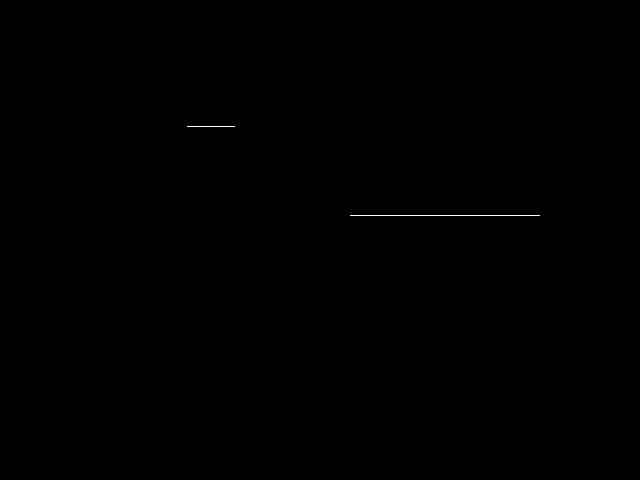
#> input picture system/mapa_aereo.png, 640 x 480 px
$ python rote.py
#> lines starting #> are read from the running program, lines starting #| are printed output that depends on the picture; after the words box and inside, x2 and y2 are one past the last pixel; in counts of white or black regions, pixels touching at a corner belong together
import cv2
import numpy as np
import matplotlib.pyplot as plt
from queue import PriorityQueue

img = cv2.imread('mapa_aereo.png', cv2.IMREAD_GRAYSCALE)
#> img: shape (480, 640); 0.08% white in thin lines or dots, all inside (x1, y1, x2, y2) = (187, 126, 540, 216)

# Dilatação dos obstáculos
kernel = np.ones((75, 75), np.uint8)
img_dilated = cv2.dilate(img, kernel, iterations=1)
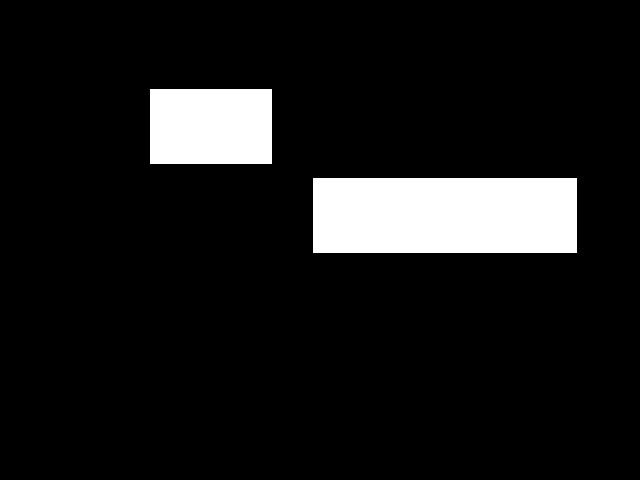
#> img_dilated: shape (480, 640); 9.4% white; 2 white regions, box (x1, y1, x2, y2) and area: (313, 178, 577, 253) 19800, (150, 89, 272, 164) 9150

# centro da base do eixo X
start_node = (img.shape[0] - 1, img.shape[1] // 2)
#> start_node = (479, 320)

# destino
goal_node = (50, 100)

# distância euclidiana


def heuristic(node, goal, img):
#> called with node = (479, 320), goal = (50, 100)
    penalty = 1.0
    distance = np.sqrt((node[0] - goal[0]) ** 2 + (node[1] - goal[1]) ** 2)
#> distance = 482.1

    # penalização baseado na intensidade do pixel
    penalty_term = penalty * img[node[0], node[1]] / 255.0
#> penalty_term = 0
    return distance + penalty_term

# verifica limites do mapa e não é um obstáculo


def is_valid(node, img):
    if (
        0 <= node[0] < img.shape[0] and
        0 <= node[1] < img.shape[1] and
        img[node[0], node[1]] == 0
    ):
        return True
    return False

# algoritmo A*


def astar(img, start, goal):
    open_set = PriorityQueue()
    open_set.put((0, start))
    came_from = {}
    g_score = {node: float('inf') for node in np.ndindex(img.shape)}
    g_score[start] = 0
    f_score = {node: float('inf') for node in np.ndindex(img.shape)}
    f_score[start] = heuristic(start, goal, img)

    while not open_set.empty():
        _, current = open_set.get()

        if current == goal:
            path = []
            while current in came_from:
                path.append(current)
                current = came_from[current]
            path.append(start)
            return path[::-1]

        for neighbor in [(current[0] - 1, current[1]), (current[0] + 1, current[1]),
                         (current[0], current[1] - 1), (current[0], current[1] + 1)]:
            if is_valid(neighbor, img):
                tentative_g_score = g_score[current] + 1
                if tentative_g_score < g_score[neighbor]:
                    came_from[neighbor] = current
                    g_score[neighbor] = tentative_g_score
                    f_score[neighbor] = tentative_g_score + \
                        heuristic(neighbor, goal, img)
                    open_set.put((f_score[neighbor], neighbor))
#> this loop made 107488 passes
#> after the loop, came_from = 108482 items; f_score = 307200 items; g_score = 307200 items; path = 650 pairs, first value 50 to 479, second value 100 to 320

    return None


path = astar(img_dilated, start_node, goal_node)

# Desenhe o caminho no mapa aéreo
if path:
    path_points = np.array(path)
#> path_points has the same summary as path in astar

    plt.plot(path_points[:, 1], path_points[:, 0], 'r-', linewidth=2)

    n = 70
    selected_points = path_points[::n]
#> selected_points = [[479, 320], [409, 320], [339, 320], [269, 320], [234, 285], [199, 250], [164, 215], [160, 149], [94, 145], [59, 110]]

    plt.plot(selected_points[:, 1], selected_points[:, 0], 'go', markersize=3)

plt.imshow(img, cmap='gray')
plt.title('Mapa Aéreo com Rota Encontrada')
plt.xlabel('Eixo X')
plt.ylabel('Eixo Y')
plt.show()
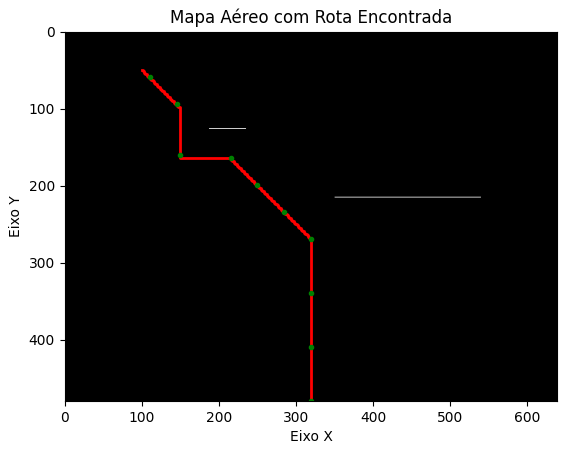
#> figure drawn by matplotlib, 1 panel
